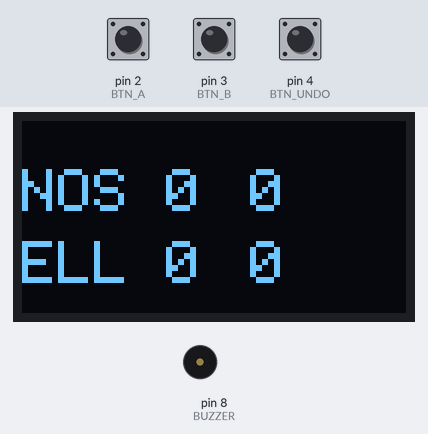
The sketch below on a simulated Arduino Uno, built with avr-gcc and run on an emulated ATmega328P. On the bench: 128×64 one-colour display, buzzer (waves = sounding). The inputs (shaded band) are chosen by the test bench; at power-on: pin 2 (BTN_A) HIGH, pin 3 (BTN_B) HIGH, pin 4 (BTN_UNDO) HIGH.

Above: at 1.3 s.
1.4 s: pin 2 (BTN_A) pulled LOW for 0.15 s
At 1.8 s:
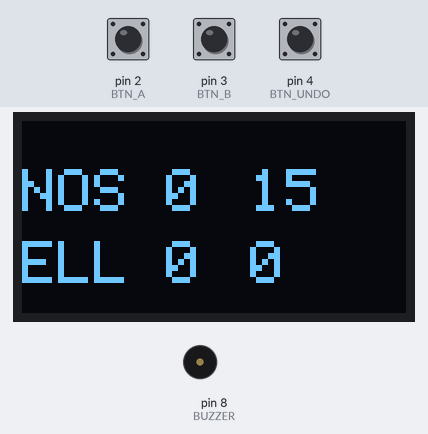
3.0 s: pin 3 (BTN_B) pulled LOW for 0.15 s
At 4.2 s:
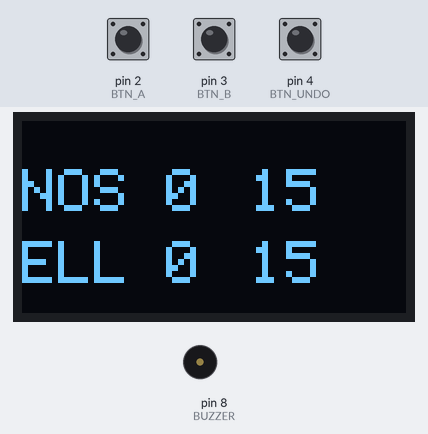
4.6 s: pin 2 (BTN_A) pulled LOW for 1 s
At 5.4 s:
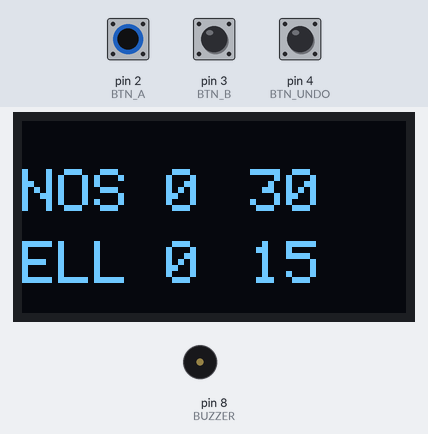
7.1 s: pin 3 (BTN_B) pulled LOW for 1 s
At 8.5 s:
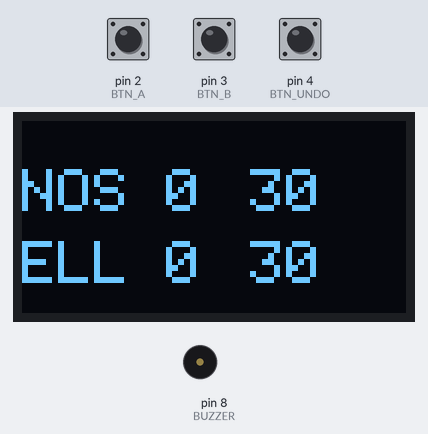
9.6 s: pin 4 (BTN_UNDO) pulled LOW for 3.2 s
At 12.74 s:
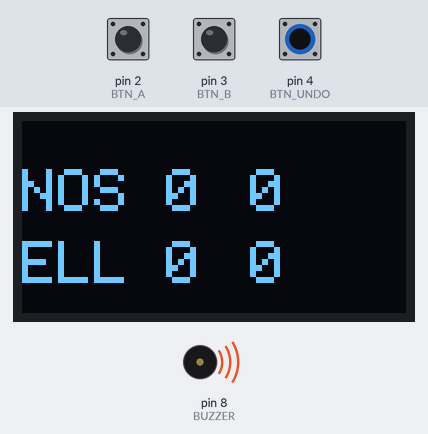
Timing chart, 0 to 14.4 s (numbered marks = the images above; inputs shaded):
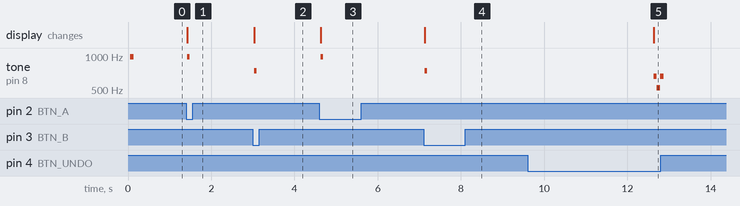

The sketch:

contador-uno.ino
```cpp
/*
 * Contador de pádel para Arduino Uno + OLED SSD1306 (kit de inicio)
 * Tablero independiente (no se conecta a la app) con el mismo motor de
 * reglas: 15/30/40, punto de oro, sets, tie-break y súper tie-break a 11.
 *
 * Botones (a GND, pullup interno):
 *   pin 2 = punto NOSOTROS
 *   pin 3 = punto ELLOS
 *   pin 4 = BORRAR último punto (mantener 3 s = reiniciar partido)
 * Buzzer pasivo en pin 8 (opcional): beep por punto, doble por juego,
 * melodía al ganar.
 * OLED 0,96" I2C: SDA -> A4, SCL -> A5, VCC -> 5V, GND -> GND (dir 0x3C).
 *
 * Librerías (Library Manager): "Adafruit SSD1306" + "Adafruit GFX Library".
 *
 * El deshacer funciona como en la app: se guarda la lista de puntos
 * (1 bit por punto) y el marcador se recalcula desde cero — deshacer
 * es exacto siempre, sin casos especiales.
 */

#include <Wire.h>
#include <Adafruit_GFX.h>
#include <Adafruit_SSD1306.h>

// ---------- Configuración del partido ----------
#define PUNTO_ORO     1   // 1 = punto de oro en 40-40; 0 = ventaja
#define CON_TIEBREAK  1   // 1 = tie-break a 6-6
#define SUPER_TB      1   // 1 = tercer set como súper tie-break a 11
#define SETS_PARA_GANAR 2 // 2 = al mejor de 3; 1 = un set

// ---------- Pines ----------
#define BTN_A     2
#define BTN_B     3
#define BTN_UNDO  4
#define BUZZER    8   // poner 0 si no conectás buzzer

#define DEBOUNCE_MS   35
#define RESET_HOLD_MS 3000

Adafruit_SSD1306 display(128, 64, &Wire, -1);

// ---------- Historial de puntos: 1 bit por punto (0 = A, 1 = B) ----------
#define MAX_PUNTOS 800
uint8_t  hist[MAX_PUNTOS / 8];
uint16_t nPuntos = 0;

// ---------- Estado calculado ----------
struct Estado {
  uint8_t setsA, setsB;          // sets ganados
  uint8_t setHistA[3], setHistB[3];
  uint8_t nSets;
  uint8_t gamesA, gamesB;
  uint8_t ptsA, ptsB;            // índice 0-4 (4 = AD) o nº en tie-break
  bool    tiebreak, superTb;
  bool    puntoOro;
  char    ganador;               // 0, 'A' o 'B'
};
Estado est;

const char* const ETIQ[] = {"0", "15", "30", "40", "AD"};

void ganaJuego(Estado &s, bool a, bool fueTb) {
  if (s.superTb) {
    // súper tie-break decisivo: se registra como set con los puntos
    s.setHistA[s.nSets] = s.ptsA;
    s.setHistB[s.nSets] = s.ptsB;
    s.nSets++;
    if (a) s.setsA++; else s.setsB++;
    s.ptsA = s.ptsB = 0;
    s.tiebreak = s.superTb = false;
    s.ganador = a ? 'A' : 'B';
    return;
  }
  if (a) s.gamesA++; else s.gamesB++;
  s.ptsA = s.ptsB = 0;

  uint8_t gw = a ? s.gamesA : s.gamesB;
  uint8_t gl = a ? s.gamesB : s.gamesA;
  bool setOver = false;

  if (fueTb) { setOver = true; s.tiebreak = false; }
  else if (gw >= 6 && gw - gl >= 2) setOver = true;
  else if (CON_TIEBREAK && gw == 6 && gl == 6) s.tiebreak = true;

  if (setOver) {
    s.setHistA[s.nSets] = s.gamesA;
    s.setHistB[s.nSets] = s.gamesB;
    s.nSets++;
    if (a) s.setsA++; else s.setsB++;
    s.gamesA = s.gamesB = 0;
    if ((a ? s.setsA : s.setsB) >= SETS_PARA_GANAR) s.ganador = a ? 'A' : 'B';
    else if (SUPER_TB && SETS_PARA_GANAR == 2 && s.setsA == 1 && s.setsB == 1) {
      s.tiebreak = s.superTb = true;
    }
  }
}

void calcular(Estado &s) {
  memset(&s, 0, sizeof(s));
  for (uint16_t i = 0; i < nPuntos && !s.ganador; i++) {
    bool a = bitRead(hist[i >> 3], i & 7) == 0;
    uint8_t *pw = a ? &s.ptsA : &s.ptsB;
    uint8_t *pl = a ? &s.ptsB : &s.ptsA;

    if (s.tiebreak) {
      (*pw)++;
      uint8_t objetivo = s.superTb ? 11 : 7;
      if (*pw >= objetivo && *pw - *pl >= 2) ganaJuego(s, a, true);
      continue;
    }
    if (*pw == 3 && *pl == 3) {
      if (PUNTO_ORO) ganaJuego(s, a, false);
      else *pw = 4;                       // ventaja
    } else if (*pw == 4) ganaJuego(s, a, false);
    else if (*pl == 4) *pl = 3;           // vuelve a deuce
    else if (*pw == 3) ganaJuego(s, a, false);
    else (*pw)++;
  }
  s.puntoOro = !s.ganador && !s.tiebreak && PUNTO_ORO && s.ptsA == 3 && s.ptsB == 3;
}

// ---------- Sonido ----------
void beep(uint16_t f, uint16_t ms) {
  if (BUZZER) { tone(BUZZER, f, ms); delay(ms); }
}

// ---------- Acciones ----------
void agregarPunto(bool b) {            // b: false = A, true = B
  if (est.ganador || nPuntos >= MAX_PUNTOS) return;
  Estado antes = est;
  bitWrite(hist[nPuntos >> 3], nPuntos & 7, b);
  nPuntos++;
  calcular(est);
  dibujar();
  if (est.ganador)               { beep(880,150); beep(1175,150); beep(1568,300); }
  else if (est.nSets > antes.nSets) { beep(880,120); beep(1175,200); }
  else if (est.gamesA + est.gamesB > antes.gamesA + antes.gamesB) { beep(988,90); beep(988,90); }
  else beep(b ? 740 : 988, 60);
}

void borrarPunto() {
  if (!nPuntos) return;
  nPuntos--;
  calcular(est);
  dibujar();
  beep(523, 120);
}

void reiniciar() {
  nPuntos = 0;
  calcular(est);
  dibujar();
  beep(659,80); beep(523,80); beep(659,80);
}

// ---------- Pantalla ----------
void dibujar() {
  display.clearDisplay();
  display.setTextColor(SSD1306_WHITE);

  if (est.ganador) {
    display.setTextSize(2);
    display.setCursor(10, 8);
    display.print(F("GANO"));
    display.setCursor(10, 28);
    display.print(est.ganador == 'A' ? F("NOSOTROS") : F("ELLOS"));
    display.setTextSize(1);
    display.setCursor(10, 52);
    for (uint8_t i = 0; i < est.nSets; i++) {
      display.print(est.setHistA[i]); display.print('-'); display.print(est.setHistB[i]);
      display.print(' ');
    }
    display.display();
    return;
  }

  // línea superior: sets terminados + banner
  display.setTextSize(1);
  display.setCursor(0, 0);
  for (uint8_t i = 0; i < est.nSets; i++) {
    display.print(est.setHistA[i]); display.print('-'); display.print(est.setHistB[i]);
    display.print(' ');
  }
  if (est.puntoOro)      display.print(F("P.DE ORO!"));
  else if (est.superTb)  display.print(F("SUPER TB"));
  else if (est.tiebreak) display.print(F("TIE-BREAK"));

  // filas principales: nombre, juegos, puntos
  display.setTextSize(2);
  display.setCursor(0, 16);  display.print(F("NOS"));
  display.setCursor(0, 40);  display.print(F("ELL"));
  display.setCursor(48, 16); display.print(est.gamesA);
  display.setCursor(48, 40); display.print(est.gamesB);
  display.setCursor(76, 16);
  if (est.tiebreak) display.print(est.ptsA); else display.print(ETIQ[est.ptsA]);
  display.setCursor(76, 40);
  if (est.tiebreak) display.print(est.ptsB); else display.print(ETIQ[est.ptsB]);

  display.display();
}

// ---------- Botones ----------
struct Boton {
  uint8_t pin;
  bool estado;
  uint32_t tCambio;
};
Boton bA = {BTN_A, false, 0}, bB = {BTN_B, false, 0}, bU = {BTN_UNDO, false, 0};
uint32_t tUndoDown = 0;
bool resetHecho = false;

// devuelve true en el flanco de presión
bool flanco(Boton &b) {
  bool crudo = digitalRead(b.pin) == LOW;
  if (crudo != b.estado && millis() - b.tCambio > DEBOUNCE_MS) {
    b.estado = crudo;
    b.tCambio = millis();
    return crudo;
  }
  return false;
}

void setup() {
  pinMode(BTN_A, INPUT_PULLUP);
  pinMode(BTN_B, INPUT_PULLUP);
  pinMode(BTN_UNDO, INPUT_PULLUP);
  display.begin(SSD1306_SWITCHCAPVCC, 0x3C);
  calcular(est);
  dibujar();
  beep(988, 80);
}

void loop() {
  if (flanco(bA)) agregarPunto(false);
  if (flanco(bB)) agregarPunto(true);

  if (flanco(bU)) { tUndoDown = millis(); resetHecho = false; }
  if (bU.estado && !resetHecho && millis() - tUndoDown >= RESET_HOLD_MS) {
    resetHecho = true;          // mantener 3 s: partido nuevo
    reiniciar();
  }
  // soltar antes de los 3 s = borrar un punto
  static bool uAntes = false;
  if (uAntes && !bU.estado && !resetHecho) borrarPunto();
  uAntes = bU.estado;
}
```

Measured:
- after the input at 1.4 s, tone on pin 8 (BUZZER): silent → 988 Hz at once, → silent 0.06 s later; the display: changes at once (image 1)
- after the input at 3.0 s, tone on pin 8 (BUZZER): silent → 740 Hz at once, → silent 0.06 s later; the display: changes at once (image 2)
- after the input at 4.6 s, tone on pin 8 (BUZZER): silent → 988 Hz at once, → silent 0.06 s later; the display: changes at once (image 3)
- after the input at 7.1 s, tone on pin 8 (BUZZER): silent → 740 Hz at once, → silent 0.06 s later; the display: changes at once (image 4)
- after the input at 9.6 s, tone on pin 8 (BUZZER): silent → 659 Hz after 3.0 s, → 523 Hz 0.08 s later, → 659 Hz 0.08 s later, → silent 0.08 s later; the display: changes after 3.0 s (image 5)
